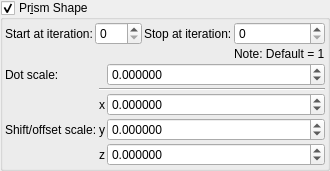
    <widget class="MyGroupBox" name="groupCheck_transf_function_enabledP_false">
     <property name="toolTip">
      <string/>
     </property>
     <property name="title">
      <string>Pr&amp;ism Shape</string>
     </property>
     <property name="checkable">
      <bool>true</bool>
     </property>
     <layout class="QVBoxLayout" name="verticalLayout_36" stretch="0,0">
      <property name="spacing">
       <number>2</number>
      </property>
      <property name="leftMargin">
       <number>2</number>
      </property>
      <property name="topMargin">
       <number>2</number>
      </property>
      <property name="rightMargin">
       <number>2</number>
      </property>
      <property name="bottomMargin">
       <number>2</number>
      </property>
      <item>
       <layout class="QGridLayout" name="gridLayout_76">
        <property name="spacing">
         <number>2</number>
        </property>
        <item row="0" column="3">
         <widget class="MySpinBox" name="spinboxInt_transf_stop_iterations_P1">
          <property name="sizePolicy">
           <sizepolicy hsizetype="Preferred" vsizetype="Maximum">
            <horstretch>0</horstretch>
            <verstretch>0</verstretch>
           </sizepolicy>
          </property>
          <property name="maximum">
           <number>999</number>
          </property>
         </widget>
        </item>
        <item row="0" column="2">
         <widget class="QLabel" name="label_48">
          <property name="text">
           <string>Stop at iteration:</string>
          </property>
         </widget>
        </item>
        <item row="1" column="3">
         <widget class="QLabel" name="label_133">
          <property name="text">
           <string>Note: Default = 1</string>
          </property>
         </widget>
        </item>
        <item row="0" column="0">
         <widget class="QLabel" name="label_66">
          <property name="text">
           <string>Start at iteration:</string>
          </property>
         </widget>
        </item>
        <item row="0" column="1">
         <widget class="MySpinBox" name="spinboxInt_transf_start_iterations_P">
          <property name="sizePolicy">
           <sizepolicy hsizetype="Minimum" vsizetype="Maximum">
            <horstretch>0</horstretch>
            <verstretch>0</verstretch>
           </sizepolicy>
          </property>
          <property name="minimum">
           <number>0</number>
          </property>
          <property name="maximum">
           <number>999</number>
          </property>
          <property name="value">
           <number>0</number>
          </property>
         </widget>
        </item>
       </layout>
      </item>
      <item>
       <layout class="QGridLayout" name="gridLayout_33" columnstretch="0,0,1">
        <property name="spacing">
         <number>2</number>
        </property>
        <item row="5" column="2">
         <widget class="MyDoubleSpinBox" name="spinbox3_transf_constant_multiplier_000_y">
          <property name="sizePolicy">
           <sizepolicy hsizetype="Minimum" vsizetype="Maximum">
            <horstretch>0</horstretch>
            <verstretch>0</verstretch>
           </sizepolicy>
          </property>
          <property name="prefix">
           <string/>
          </property>
          <property name="suffix">
           <string/>
          </property>
          <property name="decimals">
           <number>6</number>
          </property>
          <property name="minimum">
           <double>-99.989999999999995</double>
          </property>
          <property name="maximum">
           <double>99.989999999999995</double>
          </property>
          <property name="singleStep">
           <double>0.100000000000000</double>
          </property>
         </widget>
        </item>
        <item row="4" column="1">
         <widget class="QLabel" name="label_129">
          <property name="sizePolicy">
           <sizepolicy hsizetype="Preferred" vsizetype="Preferred">
            <horstretch>0</horstretch>
            <verstretch>0</verstretch>
           </sizepolicy>
          </property>
          <property name="text">
           <string notr="true">x</string>
          </property>
          <property name="alignment">
           <set>Qt::AlignRight|Qt::AlignTrailing|Qt::AlignVCenter</set>
          </property>
         </widget>
        </item>
        <item row="2" column="2">
         <widget class="MyDoubleSpinBox" name="spinbox_transf_scale">
          <property name="sizePolicy">
           <sizepolicy hsizetype="Minimum" vsizetype="Maximum">
            <horstretch>0</horstretch>
            <verstretch>0</verstretch>
           </sizepolicy>
          </property>
          <property name="font">
           <font>
            <weight>50</weight>
            <bold>false</bold>
           </font>
          </property>
          <property name="prefix">
           <string/>
          </property>
          <property name="suffix">
           <string/>
          </property>
          <property name="decimals">
           <number>6</number>
          </property>
          <property name="minimum">
           <double>-99.989999999999995</double>
          </property>
          <property name="maximum">
           <double>99.989999999999995</double>
          </property>
          <property name="singleStep">
           <double>0.100000000000000</double>
          </property>
         </widget>
        </item>
        <item row="5" column="1">
         <widget class="QLabel" name="label_130">
          <property name="sizePolicy">
           <sizepolicy hsizetype="Preferred" vsizetype="Preferred">
            <horstretch>0</horstretch>
            <verstretch>0</verstretch>
           </sizepolicy>
          </property>
          <property name="text">
           <string notr="true">y</string>
          </property>
          <property name="alignment">
           <set>Qt::AlignRight|Qt::AlignTrailing|Qt::AlignVCenter</set>
          </property>
         </widget>
        </item>
        <item row="2" column="0">
         <widget class="QLabel" name="label_177">
          <property name="text">
           <string>Dot scale:</string>
          </property>
         </widget>
        </item>
        <item row="4" column="2">
         <widget class="MyDoubleSpinBox" name="spinbox3_transf_constant_multiplier_000_x">
          <property name="sizePolicy">
           <sizepolicy hsizetype="Minimum" vsizetype="Maximum">
            <horstretch>0</horstretch>
            <verstretch>0</verstretch>
           </sizepolicy>
          </property>
          <property name="prefix">
           <string/>
          </property>
          <property name="suffix">
           <string/>
          </property>
          <property name="decimals">
           <number>6</number>
          </property>
          <property name="minimum">
           <double>-99.989999999999995</double>
          </property>
          <property name="maximum">
           <double>99.989999999999995</double>
          </property>
          <property name="singleStep">
           <double>0.100000000000000</double>
          </property>
         </widget>
        </item>
        <item row="5" column="0">
         <widget class="QLabel" name="label_174">
          <property name="text">
           <string>Shift/offset scale:</string>
          </property>
         </widget>
        </item>
        <item row="6" column="2">
         <widget class="MyDoubleSpinBox" name="spinbox3_transf_constant_multiplier_000_z">
          <property name="sizePolicy">
           <sizepolicy hsizetype="Minimum" vsizetype="Maximum">
            <horstretch>0</horstretch>
            <verstretch>0</verstretch>
           </sizepolicy>
          </property>
          <property name="prefix">
           <string/>
          </property>
          <property name="suffix">
           <string/>
          </property>
          <property name="decimals">
           <number>6</number>
          </property>
          <property name="minimum">
           <double>-99.989999999999995</double>
          </property>
          <property name="maximum">
           <double>99.989999999999995</double>
          </property>
          <property name="singleStep">
           <double>0.100000000000000</double>
          </property>
         </widget>
        </item>
        <item row="6" column="1">
         <widget class="QLabel" name="label_131">
          <property name="sizePolicy">
           <sizepolicy hsizetype="Preferred" vsizetype="Preferred">
            <horstretch>0</horstretch>
            <verstretch>0</verstretch>
           </sizepolicy>
          </property>
          <property name="text">
           <string notr="true">z</string>
          </property>
          <property name="alignment">
           <set>Qt::AlignRight|Qt::AlignTrailing|Qt::AlignVCenter</set>
          </property>
         </widget>
        </item>
        <item row="3" column="1" colspan="2">
         <widget class="Line" name="line_2">
          <property name="orientation">
           <enum>Qt::Horizontal</enum>
          </property>
         </widget>
        </item>
       </layout>
      </item>
     </layout>
    </widget>
